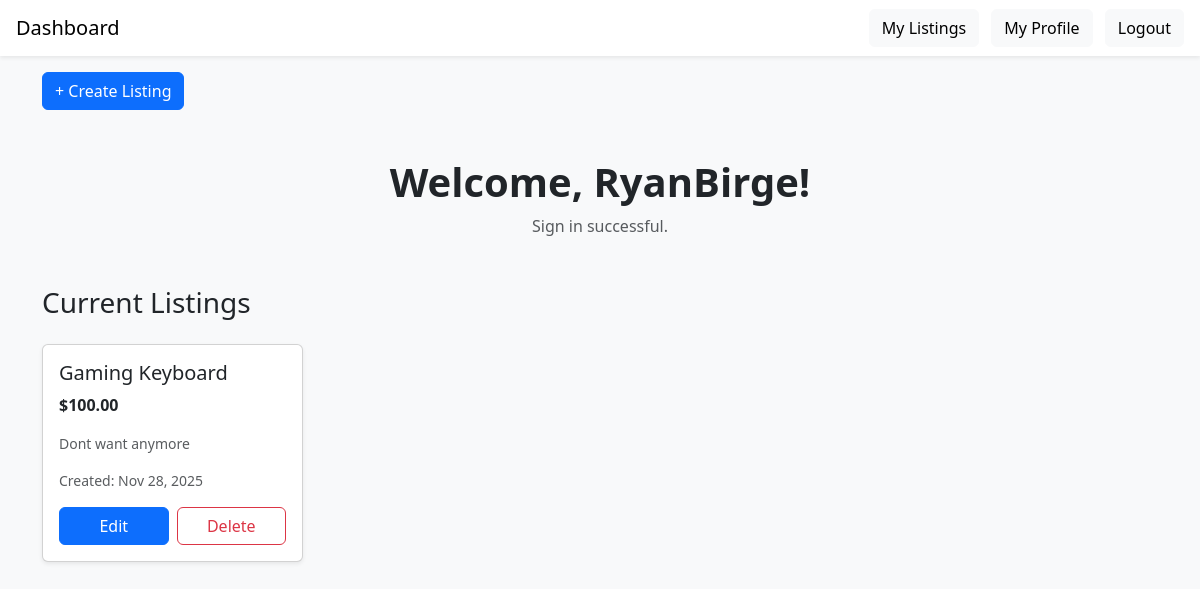
The page /dashboard/ (signed in) on the database as committed earlier.
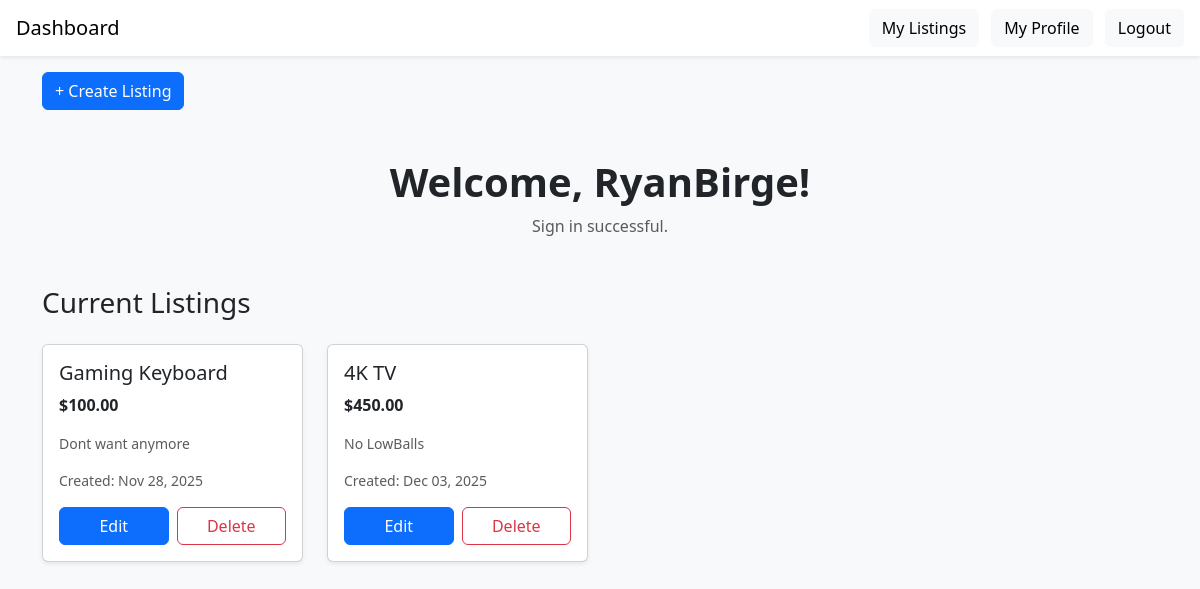
The same page on the database as committed later.
### market_App/models.py (models this page shows, shortened)
class Listings(models.Model):
    user = models.ForeignKey(Student, on_delete=models.CASCADE, related_name="listings")
    name = models.CharField(max_length=50)
    description = models.TextField(blank=True)
    price = models.DecimalField(max_digits=5, decimal_places=2, null=True, blank=True)
    creation_Date = models.DateTimeField(auto_now_add=True)

### market_App/views.py (the view)
# urls.py: path('dashboard/', views.dashboard, name='dashboard'),
@login_required
def dashboard(request):
    listings = Listings.objects.all()
    return render(request, 'mainPage.html', {
        'listings': listings
    })

### market_App/templates/mainPage.html (shortened to what this page needs)
<!DOCTYPE html>
<html lang="en">
<head>
    <link rel="stylesheet" href="https://cdn.jsdelivr.net/npm/bootstrap@5.3.2/dist/css/bootstrap.min.css">
</head>
<body class="bg-light">
<nav class="navbar navbar-expand-lg navbar-light bg-white shadow-sm px-3">
    <a class="navbar-brand" href="#">Dashboard</a>
    <div class="ms-auto">
        <a href="{% url 'my_listings' %}" class="btn btn-light me-2">My Listings</a>
        <a href="{% url 'profile' %}" class="btn btn-light me-2">My Profile</a>
        <a href="{% url 'logout' %}" class="btn btn-light">Logout</a>
    </div>
</nav>
<div class="container mt-3">
    <div class="d-flex justify-content-start">
        <a href="{% url 'create_listing' %}" class="btn btn-primary">
            + Create Listing
        </a>
    </div>
</div>
<div class="container py-5">
    <div class="text-center mb-5">
    <h1 class="fw-bold">Welcome, {{ user.username }}!</h1>
    <p class="text-muted">Sign in successful.</p>
</div>
<h3 class="mb-4">Current Listings</h3>
<div class="row g-4">
        {% for product in listings %}
        <div class="col-12 col-sm-6 col-lg-4 col-xl-3">
            <div class="card shadow-sm h-100">
                <div class="card-body">
                    <h5 class="card-title">{{ product.name }}</h5>
                    {% if product.price %}
                    <p class="card-text fw-bold">${{ product.price }}</p>
                    {% endif %}
                    <p class="card-text text-muted small">{{ product.description|truncatewords:15 }}</p>
                    <p class="text-muted small">
                        Created: {{ product.creation_Date|date:"M d, Y" }}
                    </p>
                    {% if product.user == request.user.student %}
                     <div class="d-flex gap-2 mt-3">
                        <a href="{% url 'edit_listing' product.pk %}" class="btn btn-primary w-100">
                            Edit
                        </a>
                        <a href="{% url 'delete_listing' product.pk %}" class="btn btn-outline-danger w-100">
                            Delete
                        </a>
                     </div>
                    {% endif %}
                </div>
            </div>
        </div>
        {% empty %}
            <p class="text-muted">There are no listings yet.</p>
        {% endfor %}
    </div>
</div>
</body>
</html>

Rows that differ between the two databases and show on the page:
added Listings: name "4K TV", price "450.00", description "No LowBalls", creation_Date "Dec 03, 2025", shows "Edit"
